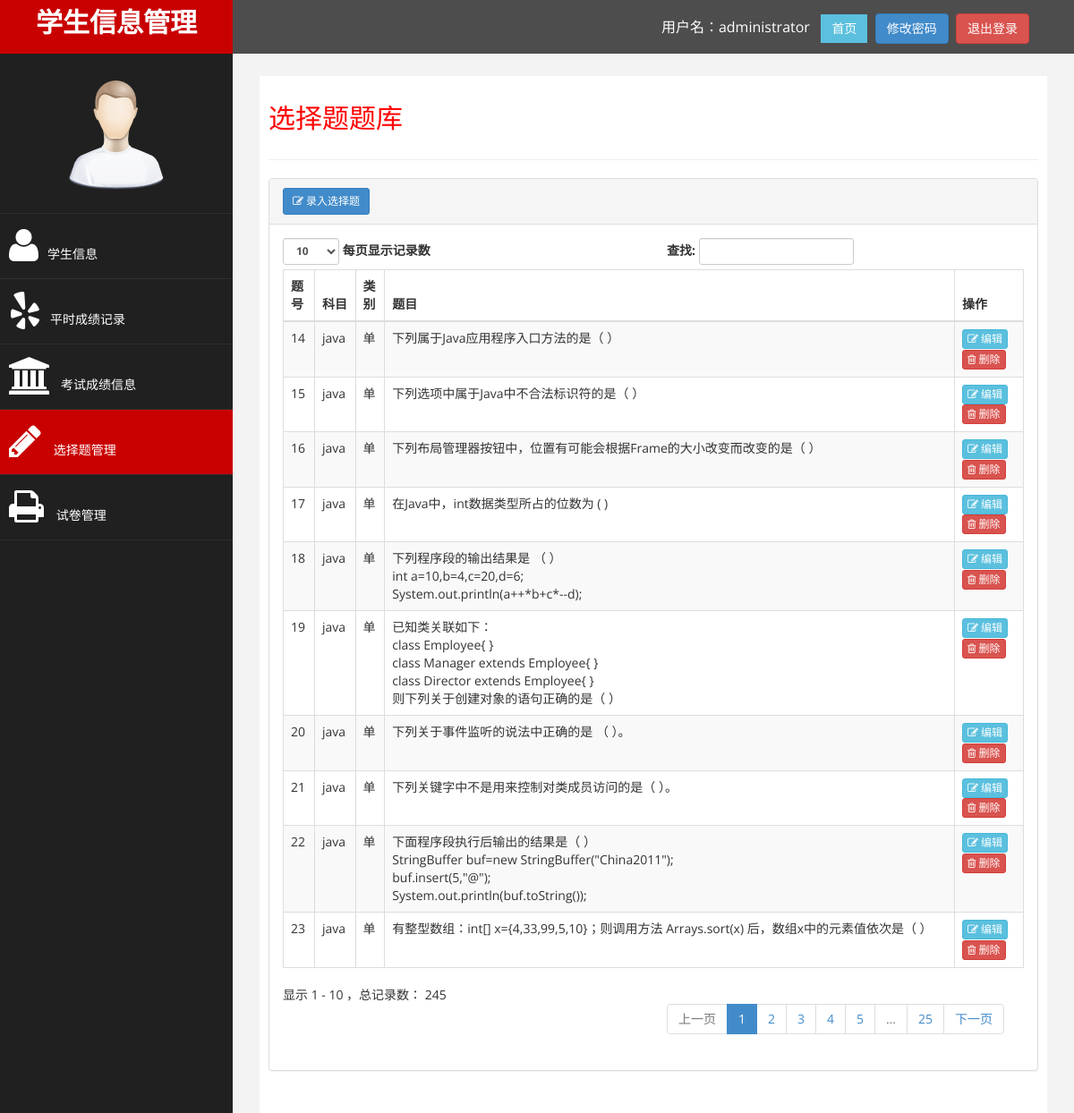
The page /admin/question.php (signed in) on the database its author committed.
### tables this page shows
CREATE TABLE IF NOT EXISTS `select_question` (
  `id` int(10) unsigned NOT NULL AUTO_INCREMENT COMMENT '主键',
  `subject` varchar(50) NOT NULL COMMENT '科目',
  `type` varchar(4) NOT NULL COMMENT '单多',
  `title` text NOT NULL COMMENT '题目',
  `memo` varchar(50) DEFAULT NULL COMMENT '备注',
  PRIMARY KEY (`id`)
);

### admin/question.php (the view, shortened to what this page needs)
<?php require_once("base.php");?>
<?php
$query = "select * from select_question";
$result = mysql_query($query);
while( $row = mysql_fetch_array($result)){
	$questions[] = $row;
}
?>
<div id="page-wrapper">
	<div id="page-inner">
		<div class="row">
			<div class="col-md-12">
				<h2>选择题题库</h2>
			</div>
		</div>
		<hr />
		<div class="row">
			<div class="col-md-12">
				<div class="panel panel-default">
					<div class="panel-heading">
						<a class='btn btn-primary btn-sm shiny' href='insertQuestion.php'><i
							class='fa fa-edit'>&nbsp;录入选择题</i></a>
					</div>
					<div class="panel-body">
						<div class="table-responsive">
							<table class="table table-striped table-bordered table-hover"
								id="dataTables-example">
								<thead>
									<tr>
										<th>题号</th>
										<th>科目</th>
										<th>类别</th>
										<th>题目</th>
										<th>操作</th>
									</tr>
								</thead>
								<tbody>
									<?php
								$lineno = 0;
								foreach($questions as $row) {
									$lineno ++;
									$linestyle = $lineno % 2 == 1 ? "odd gradeX" : "even gradeC";
									echo "<tr class='" . $linestyle . "'>";
									echo "<td>" . $row ['id'] . "</td>";
									echo "<td>" . $row ['subject'] . "</td>";
									echo "<td>" . $row ['type'] . "</td>";
									echo "<td>" . $row ['title'] . "</td>";
									$url = "editQuestion.php?id=".$row ['id'];
									$delurl = "deleteQuestion.php?id=".$row ['id'];
									echo "<td><a class='btn btn-info btn-xs' href='".$url."'><i class='fa fa-edit'>&nbsp;编辑</i></a>&nbsp;&nbsp;<a class='btn btn-danger btn-xs' href='" . $delurl . "'><i class='fa fa-trash-o'>&nbsp;删除</i></a></td>";
									echo "</tr>";
								}
								?>
								</tbody>
							</table>
						</div>
					</div>
				</div>
			</div>
		</div>
	</div>
</div>
</div>
</body>
</html>

### assets/css/custom.css (style rules this page uses)
body { font-family: 'Open Sans', sans-serif; }
#page-wrapper { padding: 15px 15px; min-height: 600px; background:#F3F3F3; }
#page-inner { width:100%; margin:10px 20px 10px 0px; background-color:#fff!important; padding:10px; min-height:1200px; }
h2 { color: #f00; }
@media (min-width:768px) { #page-wrapper { margin: 0 0 0 260px; padding: 15px 30px; min-height: 1200px; } }

### rows shown on the page
select_question: id "14", subject "java", type "单", title "下列属于Java应用程序入口方法的是（ ）"
select_question: id "15", subject "java", type "单", title "下列选项中属于Java中不合法标识符的是（ ）"
select_question: id "16", subject "java", type "单", title "下列布局管理器按钮中，位置有可能会根据Frame的大小改变而改变的是（ ）"
select_question: id "17", subject "java", type "单", title "在Java中，int数据类型所占的位数为 ( )"
select_question: id "18", subject "java", type "单", title "下列程序段的输出结果是 （ ） int a=10,b=4,c=20,d=6; System.out.println(a++*b+c*--d);"
select_question: id "19", subject "java", type "单", title "已知类关联如下： class Employee{ } class Manager extends Employee{ } class Director extends Employee{ } 则下列关于创建对象的语句正确的是（ ）"
select_question: id "20", subject "java", type "单", title "下列关于事件监听的说法中正确的是 （ ）。"
select_question: id "21", subject "java", type "单", title "下列关键字中不是用来控制对类成员访问的是（ ）。"
select_question: id "22", subject "java", type "单", title "下面程序段执行后输出的结果是（ ） StringBuffer buf=new StringBuffer(\"China2011\"); buf.insert(5,\"@\"); System.out.println(buf.toString());"
select_question: id "23", subject "java", type "单", title "有整型数组：int[] x={4,33,99,5,10}；则调用方法 Arrays.sort(x) 后，数组x中的元素值依次是（ ）"

### other values the page prints
$userName "administrator"
